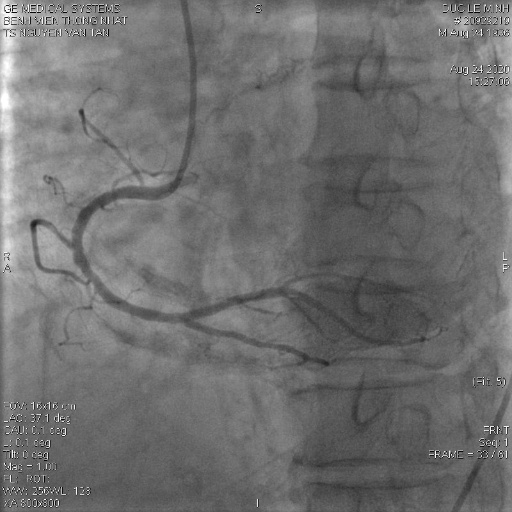
#> input picture images/07.png, 512 x 512 px
$ python remove_text.py
#> lines starting #> are read from the running program, lines starting #| are printed output that depends on the picture; after the words box and inside, x2 and y2 are one past the last pixel; in counts of white or black regions, pixels touching at a corner belong together
#> further down, img is the input picture: shape (512, 512); min 0, max 255, mean 111.1
### cv2_morphology.py
import cv2
import numpy as np

'''
Implementation of basic morphological processing by open cv
'''

# [19 lines left out: functions dilation, erosion, open, close, not called in this run]

def tophat(grayscale_img, k):
    kernel = cv2.getStructuringElement(cv2.MORPH_RECT,
                                   (k, k))
    # Applying the Top-Hat operation
    tophat_img = cv2.morphologyEx(grayscale_img,
                              cv2.MORPH_TOPHAT,
                              kernel)
    return tophat_img

# [8 lines left out: function blackhat, not called in this run]

# [19 lines that do not run on import are left out]

### remove_text.py
import cv2
import numpy as np
from cv2_morphology import *

def remove_text(grayscale_img, color_threshold, blur_size):
#> called with color_threshold = 200, blur_size = 5
    h, w = grayscale_img.shape
#> h = 512; w = 512
    _, thresh = cv2.threshold(grayscale_img, color_threshold, 255, cv2.THRESH_BINARY)
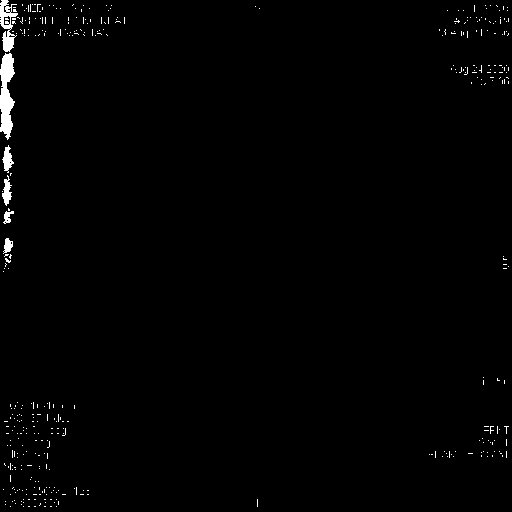
#> thresh: shape (512, 512); 1.1% white; 389 white regions (383 under 20 px), largest, box (x1, y1, x2, y2) and area: (0, 53, 15, 140) 861, (0, 0, 18, 52) 460, (2, 145, 14, 173) 174, (2, 175, 12, 206) 167, (3, 238, 13, 254) 98, (3, 211, 14, 224) 76
    tophat_img = tophat(thresh, 3)
#> in tophat, `tophat_img = cv2.morphologyEx(grayscale_img, cv2.MORPH_TOPHAT, kernel)`:
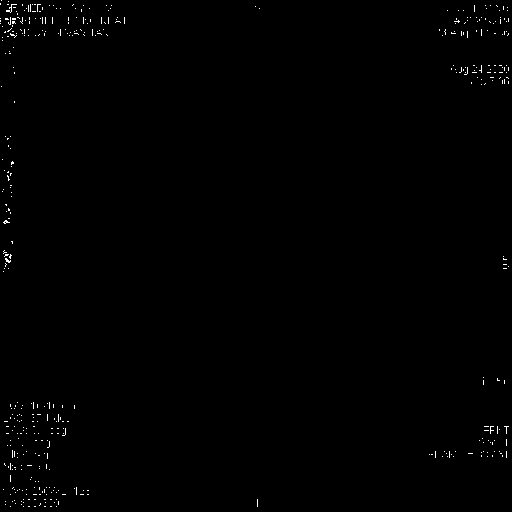
#> tophat_img: shape (512, 512); 0.43% white in thin lines or dots

    result = img.copy()
    (rows, cols) = np.nonzero(tophat_img)
#> rows = 1128 values from 0 to 506; cols = 1128 values, max 508 at index 164, min 0 at index 2, mean 179.5
    for (r, c) in zip(rows, cols):
        r1 = max(0, r-blur_size)
        r2 = min(h-1, r+blur_size)
        c1 = max(0, c-blur_size)
        c2 = min(w-1, c+blur_size)
        kernel_img = img[r1:r2, c1:c2]
        result[r1:r2, c1:c2] = np.average(kernel_img)
#> this loop made 1128 passes
#> (r, c, r1, r2, c1, c2) on passes 1 to 3: (0, 1, 0, 5, 0, 6), (1, 8, 0, 6, 3, 13), (3, 0, 0, 8, 0, 5)
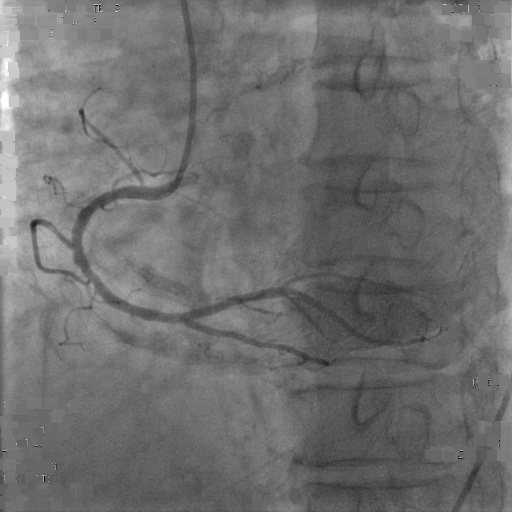
#> result: shape (512, 512); 7.8% of pixels changed, all inside (x1, y1, x2, y2) = (0, 0, 511, 511)

    return result

if __name__ == "__main__":
    img = cv2.imread('images/07.png', 0)
    # img = cv2.imread('test.png', 0)
    removed_img = remove_text(img, 200, 5)
    cv2.imwrite('07.png', removed_img)
